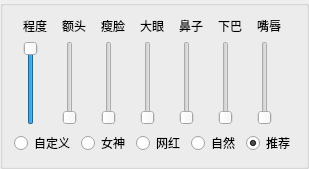
         <widget class="QGroupBox" name="groupBox_rightbottom">
          <property name="title">
           <string/>
          </property>
          <layout class="QVBoxLayout" name="verticalLayout_10">
           <item>
            <layout class="QHBoxLayout" name="horizontalLayout_16">
             <item>
              <layout class="QVBoxLayout" name="verticalLayout">
               <item>
                <widget class="QLabel" name="label_7">
                 <property name="text">
                  <string>程度</string>
                 </property>
                </widget>
               </item>
               <item>
                <widget class="QSlider" name="verticalSlider0_0">
                 <property name="cursor">
                  <cursorShape>SizeVerCursor</cursorShape>
                 </property>
                 <property name="maximum">
                  <number>99</number>
                 </property>
                 <property name="value">
                  <number>99</number>
                 </property>
                 <property name="orientation">
                  <enum>Qt::Vertical</enum>
                 </property>
                </widget>
               </item>
              </layout>
             </item>
             <item>
              <layout class="QVBoxLayout" name="verticalLayout_9">
               <item>
                <widget class="QLabel" name="label_14">
                 <property name="text">
                  <string>额头</string>
                 </property>
                </widget>
               </item>
               <item>
                <widget class="QSlider" name="verticalSlider3_3">
                 <property name="cursor">
                  <cursorShape>SizeVerCursor</cursorShape>
                 </property>
                 <property name="maximum">
                  <number>99</number>
                 </property>
                 <property name="orientation">
                  <enum>Qt::Vertical</enum>
                 </property>
                </widget>
               </item>
              </layout>
             </item>
             <item>
              <layout class="QVBoxLayout" name="verticalLayout_7">
               <item>
                <widget class="QLabel" name="label_12">
                 <property name="text">
                  <string>瘦脸</string>
                 </property>
                </widget>
               </item>
               <item>
                <widget class="QSlider" name="verticalSlider3_2">
                 <property name="cursor">
                  <cursorShape>SizeVerCursor</cursorShape>
                 </property>
                 <property name="maximum">
                  <number>99</number>
                 </property>
                 <property name="orientation">
                  <enum>Qt::Vertical</enum>
                 </property>
                </widget>
               </item>
              </layout>
             </item>
             <item>
              <layout class="QVBoxLayout" name="verticalLayout_2">
               <item>
                <widget class="QLabel" name="label_8">
                 <property name="text">
                  <string>大眼</string>
                 </property>
                </widget>
               </item>
               <item>
                <widget class="QSlider" name="verticalSlider0_1">
                 <property name="cursor">
                  <cursorShape>SizeVerCursor</cursorShape>
                 </property>
                 <property name="maximum">
                  <number>99</number>
                 </property>
                 <property name="orientation">
                  <enum>Qt::Vertical</enum>
                 </property>
                </widget>
               </item>
              </layout>
             </item>
             <item>
              <layout class="QVBoxLayout" name="verticalLayout_6">
               <item>
                <widget class="QLabel" name="label_11">
                 <property name="text">
                  <string>鼻子</string>
                 </property>
                </widget>
               </item>
               <item>
                <widget class="QSlider" name="verticalSlider3_5">
                 <property name="cursor">
                  <cursorShape>SizeVerCursor</cursorShape>
                 </property>
                 <property name="maximum">
                  <number>99</number>
                 </property>
                 <property name="orientation">
                  <enum>Qt::Vertical</enum>
                 </property>
                </widget>
               </item>
              </layout>
             </item>
             <item>
              <layout class="QVBoxLayout" name="verticalLayout_8">
               <item>
                <widget class="QLabel" name="label_13">
                 <property name="text">
                  <string>下巴</string>
                 </property>
                </widget>
               </item>
               <item>
                <widget class="QSlider" name="verticalSlider3_4">
                 <property name="cursor">
                  <cursorShape>SizeVerCursor</cursorShape>
                 </property>
                 <property name="maximum">
                  <number>99</number>
                 </property>
                 <property name="orientation">
                  <enum>Qt::Vertical</enum>
                 </property>
                </widget>
               </item>
              </layout>
             </item>
             <item>
              <layout class="QVBoxLayout" name="verticalLayout_3">
               <item>
                <widget class="QLabel" name="label_9">
                 <property name="text">
                  <string>嘴唇</string>
                 </property>
                </widget>
               </item>
               <item>
                <widget class="QSlider" name="verticalSlider3_6">
                 <property name="cursor">
                  <cursorShape>SizeVerCursor</cursorShape>
                 </property>
                 <property name="maximum">
                  <number>99</number>
                 </property>
                 <property name="orientation">
                  <enum>Qt::Vertical</enum>
                 </property>
                </widget>
               </item>
              </layout>
             </item>
            </layout>
           </item>
           <item>
            <layout class="QHBoxLayout" name="horizontalLayout_3">
             <item>
              <widget class="QRadioButton" name="radioButton0_4">
               <property name="text">
                <string>自定义</string>
               </property>
               <attribute name="buttonGroup">
                <string notr="true">buttonGroup0_2</string>
               </attribute>
              </widget>
             </item>
             <item>
              <widget class="QRadioButton" name="radioButton0_0">
               <property name="text">
                <string>女神</string>
               </property>
               <attribute name="buttonGroup">
                <string notr="true">buttonGroup0_2</string>
               </attribute>
              </widget>
             </item>
             <item>
              <widget class="QRadioButton" name="radioButton0_1">
               <property name="text">
                <string>网红</string>
               </property>
               <attribute name="buttonGroup">
                <string notr="true">buttonGroup0_2</string>
               </attribute>
              </widget>
             </item>
             <item>
              <widget class="QRadioButton" name="radioButton0_2">
               <property name="text">
                <string>自然</string>
               </property>
               <attribute name="buttonGroup">
                <string notr="true">buttonGroup0_2</string>
               </attribute>
              </widget>
             </item>
             <item>
              <widget class="QRadioButton" name="radioButton0_3">
               <property name="text">
                <string>推荐</string>
               </property>
               <property name="checked">
                <bool>true</bool>
               </property>
               <attribute name="buttonGroup">
                <string notr="true">buttonGroup0_2</string>
               </attribute>
              </widget>
             </item>
            </layout>
           </item>
          </layout>
         </widget>
